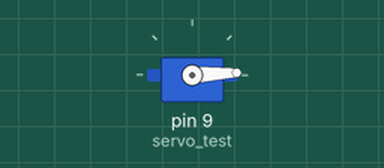
This sketch was run on a simulated Arduino Uno, built with avr-gcc and run on an emulated ATmega328P. Parts: servo.

Above: at 0.05 s.
At 1.55 s:
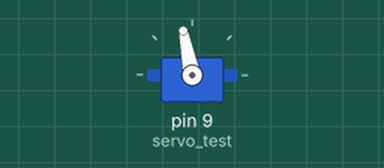
At 3.1 s:
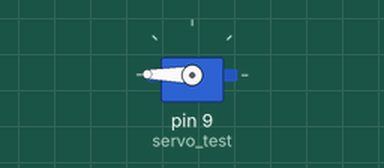
At 6.2 s:
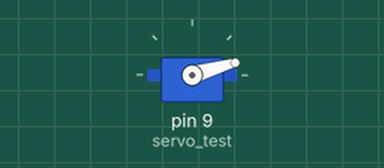
Timing chart, 0 to 9.7 s (numbered marks = the images above):
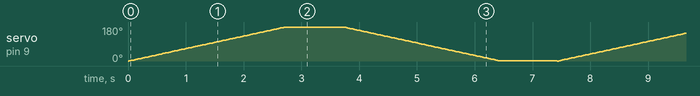

The sketch:

servo_motor.ino
```cpp
#include<Servo.h>
Servo servo_test;
int angle=0;
void setup() {
  // put your setup code here, to run once:
servo_test.attach(9);
}

void loop() {
  // put your main code here, to run repeatedly:
for(angle=0;angle<180;angle++)
{
  servo_test.write(angle);
  delay(15);
}
delay(1000);
for(angle=180;angle>=1;angle--)
{
  servo_test.write(angle);
  delay(15);
}
delay(1000);
}
```
